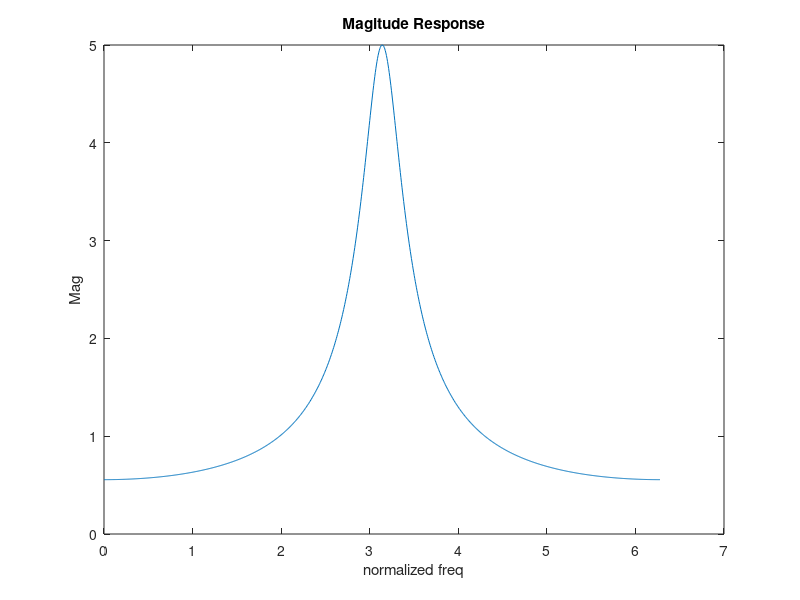

The MATLAB script that drew this image:

p = 0.8;
a = [1,p];

N = 1001;
[h,w] = freqz(1,a,N, 'whole');

mag = abs(h);
figure()
plot(w,mag);
title("Magitude Response");
ylabel("Mag");
xlabel("normalized freq");
